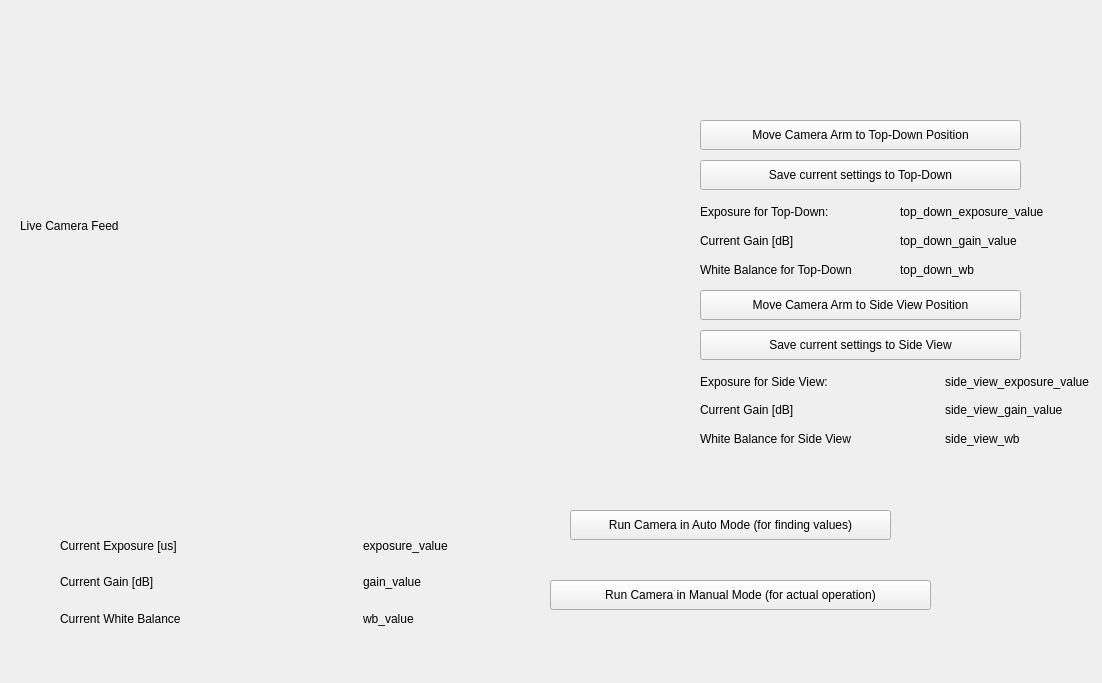
      <widget class="QWidget" name="ConfigPage">
       <attribute name="title">
        <string>Configuration (NOT IMPLEMENTED)</string>
       </attribute>
       <widget class="QLabel" name="label_3">
        <property name="geometry">
         <rect>
          <x>20</x>
          <y>20</y>
          <width>511</width>
          <height>411</height>
         </rect>
        </property>
        <property name="text">
         <string>Live Camera Feed</string>
        </property>
       </widget>
       <widget class="QPushButton" name="pushButton_36">
        <property name="geometry">
         <rect>
          <x>700</x>
          <y>120</y>
          <width>321</width>
          <height>30</height>
         </rect>
        </property>
        <property name="text">
         <string>Move Camera Arm to Top-Down Position</string>
        </property>
       </widget>
       <widget class="QPushButton" name="pushButton_37">
        <property name="geometry">
         <rect>
          <x>700</x>
          <y>290</y>
          <width>321</width>
          <height>30</height>
         </rect>
        </property>
        <property name="text">
         <string>Move Camera Arm to Side View Position</string>
        </property>
       </widget>
       <widget class="QWidget" name="cam_params" native="true">
        <property name="geometry">
         <rect>
          <x>50</x>
          <y>490</y>
          <width>472</width>
          <height>184</height>
         </rect>
        </property>
        <widget class="QWidget" name="layoutWidget">
         <property name="geometry">
          <rect>
           <x>10</x>
           <y>40</y>
           <width>452</width>
           <height>104</height>
          </rect>
         </property>
         <layout class="QGridLayout" name="gridLayout_2">
          <item row="0" column="0" colspan="2">
           <widget class="QLabel" name="label_4">
            <property name="text">
             <string>Current Exposure [us]</string>
            </property>
           </widget>
          </item>
          <item row="0" column="2">
           <widget class="QLabel" name="label_6">
            <property name="text">
             <string>exposure_value</string>
            </property>
           </widget>
          </item>
          <item row="1" column="2">
           <widget class="QLabel" name="label_7">
            <property name="text">
             <string>gain_value</string>
            </property>
           </widget>
          </item>
          <item row="1" column="0" colspan="2">
           <widget class="QLabel" name="label_5">
            <property name="text">
             <string>Current Gain [dB]</string>
            </property>
           </widget>
          </item>
          <item row="2" column="2">
           <widget class="QLabel" name="label_9">
            <property name="text">
             <string>wb_value</string>
            </property>
           </widget>
          </item>
          <item row="2" column="0" colspan="2">
           <widget class="QLabel" name="label_10">
            <property name="text">
             <string>Current White Balance</string>
            </property>
           </widget>
          </item>
         </layout>
        </widget>
       </widget>
       <widget class="QPushButton" name="pushButton_39">
        <property name="geometry">
         <rect>
          <x>700</x>
          <y>160</y>
          <width>321</width>
          <height>30</height>
         </rect>
        </property>
        <property name="text">
         <string>Save current settings to Top-Down</string>
        </property>
       </widget>
       <widget class="QPushButton" name="pushButton_41">
        <property name="geometry">
         <rect>
          <x>700</x>
          <y>330</y>
          <width>321</width>
          <height>30</height>
         </rect>
        </property>
        <property name="text">
         <string>Save current settings to Side View</string>
        </property>
       </widget>
       <widget class="QPushButton" name="pushButton_44">
        <property name="geometry">
         <rect>
          <x>550</x>
          <y>580</y>
          <width>381</width>
          <height>30</height>
         </rect>
        </property>
        <property name="text">
         <string>Run Camera in Manual Mode (for actual operation)</string>
        </property>
       </widget>
       <widget class="QPushButton" name="pushButton_45">
        <property name="geometry">
         <rect>
          <x>570</x>
          <y>510</y>
          <width>321</width>
          <height>30</height>
         </rect>
        </property>
        <property name="text">
         <string>Run Camera in Auto Mode (for finding values)</string>
        </property>
       </widget>
       <widget class="QWidget" name="layoutWidget">
        <property name="geometry">
         <rect>
          <x>700</x>
          <y>200</y>
          <width>393</width>
          <height>81</height>
         </rect>
        </property>
        <layout class="QGridLayout" name="gridLayout_3">
         <item row="0" column="0" colspan="2">
          <widget class="QLabel" name="label_8">
           <property name="text">
            <string>Exposure for Top-Down:</string>
           </property>
          </widget>
         </item>
         <item row="0" column="2" colspan="2">
          <widget class="QLabel" name="label_11">
           <property name="text">
            <string>top_down_exposure_value</string>
           </property>
          </widget>
         </item>
         <item row="1" column="2" colspan="2">
          <widget class="QLabel" name="label_18">
           <property name="text">
            <string>top_down_gain_value</string>
           </property>
          </widget>
         </item>
         <item row="1" column="0" colspan="2">
          <widget class="QLabel" name="label_19">
           <property name="text">
            <string>Current Gain [dB]</string>
           </property>
          </widget>
         </item>
         <item row="2" column="0" colspan="2">
          <widget class="QLabel" name="label_13">
           <property name="text">
            <string>White Balance for Top-Down</string>
           </property>
          </widget>
         </item>
         <item row="2" column="2" colspan="2">
          <widget class="QLabel" name="label_12">
           <property name="text">
            <string>top_down_wb</string>
           </property>
          </widget>
         </item>
        </layout>
       </widget>
       <widget class="QWidget" name="layoutWidget">
        <property name="geometry">
         <rect>
          <x>700</x>
          <y>370</y>
          <width>390</width>
          <height>80</height>
         </rect>
        </property>
        <layout class="QGridLayout" name="gridLayout_4">
         <item row="0" column="0" colspan="2">
          <widget class="QLabel" name="label_16">
           <property name="text">
            <string>Exposure for Side View:</string>
           </property>
          </widget>
         </item>
         <item row="2" column="0" colspan="2">
          <widget class="QLabel" name="label_15">
           <property name="text">
            <string>White Balance for Side View</string>
           </property>
          </widget>
         </item>
         <item row="0" column="2">
          <widget class="QLabel" name="label_14">
           <property name="text">
            <string>side_view_exposure_value</string>
           </property>
          </widget>
         </item>
         <item row="2" column="2">
          <widget class="QLabel" name="label_17">
           <property name="text">
            <string>side_view_wb</string>
           </property>
          </widget>
         </item>
         <item row="1" column="2">
          <widget class="QLabel" name="label_20">
           <property name="text">
            <string>side_view_gain_value</string>
           </property>
          </widget>
         </item>
         <item row="1" column="0" colspan="2">
          <widget class="QLabel" name="label_21">
           <property name="text">
            <string>Current Gain [dB]</string>
           </property>
          </widget>
         </item>
        </layout>
       </widget>
      </widget>
